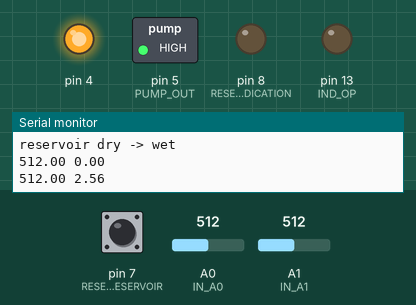
Simulated run of this sketch. Board: Arduino Uno, built with avr-gcc and run on an emulated ATmega328P. On the bench: switched loads named in the sketch (green lamp = pin HIGH), output pins drawn as LEDs (lit = HIGH), the last lines printed to the serial monitor. Inputs (shaded band) come from the test bench; at power-on: pin 7 (RESET_RESERVOIR) LOW, A0 (IN_A0) = 512, A1 (IN_A1) = 512.

Above: at 1.3 s.
1.4 s: pin 7 (RESET_RESERVOIR) pulled HIGH for 0.6 s
At 1.9 s:
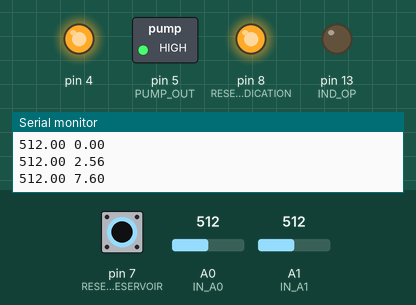
3.5 s: A0 (IN_A0) set to 1023
6.6 s: A1 (IN_A1) set to 900
9.7 s: pin 7 (RESET_RESERVOIR) pulled HIGH for 1 s
At 11.9 s:
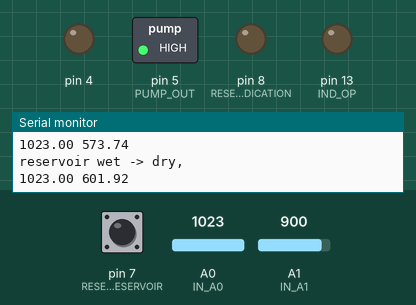
13.0 s: pin 7 (RESET_RESERVOIR) pulled HIGH for 0.6 s
At 13.8 s:
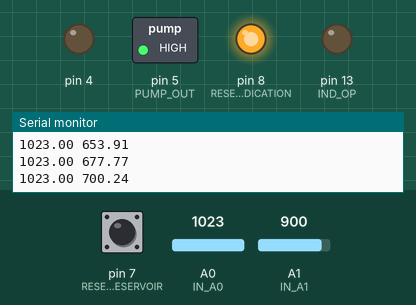
15.5 s: pin 7 (RESET_RESERVOIR) pulled HIGH for 3.2 s
At 19.7 s:
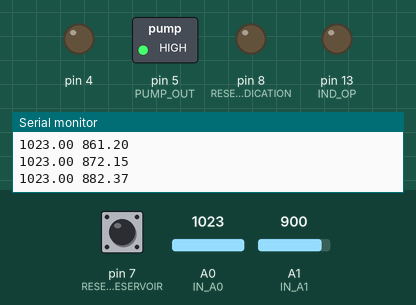
Timing chart, 0 to 21.2 s (numbered marks = the images above; inputs shaded):
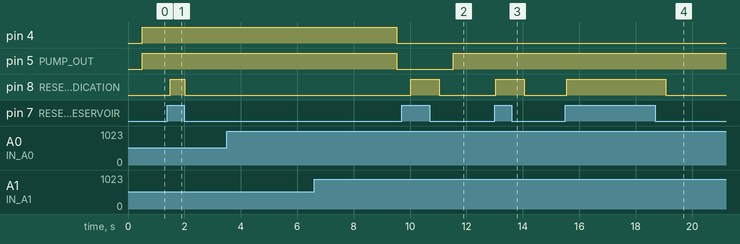

Measured:
- after the input at 1.4 s, pin 8 (RESERVOIR_RESET_INDICATION): LOW → HIGH after 0.10 s, → LOW 0.50 s later
- after the input at 9.7 s, pin 8 (RESERVOIR_RESET_INDICATION): LOW → HIGH after 0.33 s, → LOW 1.0 s later
- after the input at 13.0 s, pin 8 (RESERVOIR_RESET_INDICATION): LOW → HIGH at once, → LOW 1.0 s later
- after the input at 15.5 s, pin 8 (RESERVOIR_RESET_INDICATION): LOW → HIGH after 0.05 s, → LOW 3.5 s later

The sketch:

moisture_sensor_capacitive_kalman_3.ino
```cpp
#include "SensorKalman.h"
#define SENSORPIN A0
#define IND_OP 13
#define SEN_IN 2
#define PUMP_OUT 5
#define RESET_RESERVOIR 7
#define RESERVOIR_RESET_INDICATION 8

const int IN_A0=A0;
const int IN_A1=A1;
const int LIMIT=600;
const int PUMP_RUNS_LIMIT=4;// limit how long the pump runs, until it seems that
//it doesn't change to wet within the lime limit


uint32_t timer=0;
double dt=0;

double value_A0;
double value_A0_raw;
double value_A1;
double value_A1_raw;
//int start_counter;
String prev_status_flower="dry";
String current_status_flower="dry";
String prev_status_reservoir="dry";
String current_status_reservoir="dry";
String constant_dry="dry";
int wet_wait_time=10;
int dry_wait_time=5;
int reset_button_state=0;
int trigger_reset_button_state=0;
int startflag=0;
int wet_count=0;
int flower_dry_count=0;
int pumpRun_count=0;

SensorKalman sensor;

void setup ()
      {
     Serial.begin(115200);
     pinMode(IND_OP, OUTPUT);
     pinMode(4, OUTPUT);
     pinMode(PUMP_OUT, OUTPUT);
     pinMode(RESERVOIR_RESET_INDICATION, OUTPUT);
     pinMode(SEN_IN, INPUT);
     pinMode(RESET_RESERVOIR, INPUT);
     pinMode (IN_A0,INPUT);
     pinMode (IN_A1,INPUT);
     timer=micros(); //update timer
      }

  void loop()
      {
      dt=(double)(micros()-timer)/1000000; //calculate differential
      timer=micros(); //update timer
      value_A0_raw=analogRead(IN_A0);
      value_A0=sensor.getmoisture_1(value_A0_raw, dt);

      delay(500);
      if(value_A0>460){
        current_status_flower="dry";digitalWrite(4,LOW);}
        else{current_status_flower="wet";digitalWrite(4,HIGH);}
      value_A1_raw=analogRead(IN_A1);
      value_A1=sensor.getmoisture_2(value_A1_raw, dt);


     if(value_A1>460){
      current_status_reservoir="dry";}
      else{current_status_reservoir="wet";}
      trigger_reset_button_state=digitalRead(RESET_RESERVOIR);
      if(trigger_reset_button_state==1){digitalWrite(RESERVOIR_RESET_INDICATION,HIGH);}
      else{digitalWrite(RESERVOIR_RESET_INDICATION,LOW);}

      //flower sensor status change detection
      if(prev_status_flower=="dry"&&current_status_flower=="wet"){
        Serial.println("flower dry -> wet ");
        flower_dry_count=0;
        }
      if(prev_status_flower=="wet"&&current_status_flower=="dry"){
        Serial.println("flower wet -> dry, ");}

      //reservoir sensor status change detection
      if(prev_status_reservoir=="dry"&&current_status_reservoir=="wet"){
        Serial.println("reservoir dry -> wet ");
        flower_dry_count=0;
        }
      if(prev_status_reservoir=="wet"&&current_status_reservoir=="dry"){
        Serial.println("reservoir wet -> dry, ");}
  //DECISION
      if((current_status_flower.equals("dry") == 1)&&(current_status_reservoir.equals("wet") == 1&&pumpRun_count<35)){
             digitalWrite(PUMP_OUT, LOW);//valve open
              pumpRun_count++;
        }
     else{digitalWrite(PUMP_OUT, HIGH);pumpRun_count=0;}
/*
    Serial.print(current_status_flower);
    Serial.print(value_A0);

    Serial.print("   ");
    Serial.print(current_status_reservoir);
    Serial.print("   ");
    Serial.print(value_A1);
    Serial.print("   ");
    Serial.print(pumpRun_count);
    Serial.print("   ");
    Serial.println(trigger_reset_button_state);
   */

    prev_status_flower=current_status_flower;
    prev_status_reservoir=current_status_reservoir;


      Serial.print(value_A0_raw);
      Serial.print(' ');
      Serial.println(value_A0);


      }
```

SensorKalman.h
```cpp
#ifndef _Kalman_h
#define _Kalman_h

class SensorKalman {
  public:
    SensorKalman(){
        Q_moisture_1=0.01;
        Q_moisture_2=0.01;
        R_measure=1;

        moisture_1=0; //reset the moisture_1
        moisture_2=0; //reset the moisture_1
        P1=0;  //initial covariance matrix
        P2=0;  //initial covariance matrix
    }
   double getmoisture_1(double newmoisture_1, double dt){
       P1+=Q_moisture_1*dt;  //estimation error covariance
       //Kalman gain
       S1=P1+R_measure;
       K1=P1/S1;
       //Update whith measurement
       y1=newmoisture_1-moisture_1;
       //Calculate moisture
       moisture_1+=K1*y1;
       //Update the error covariance
       P1*=(1-K1);
       return moisture_1;
   };
   double getmoisture_2(double newmoisture_2, double dt){
       P2+=Q_moisture_2*dt;  //estimation error covariance
       //Kalman gain
       S2=P2+R_measure;
       K2=P2/S2;
       //Update whith measurement
       y2=newmoisture_2-moisture_2;
       //Calculate moisture
       moisture_2+=K2*y2;
       //Update the error covariance
       P2*=(1-K2);
       return moisture_2;
   };


   void setmoisture_1(double newmoisture_1){ moisture_1 = newmoisture_1;};
   void setmoisture_2(double newmoisture_2){ moisture_2 = newmoisture_2;};

   double getQmoisture_1(){return Q_moisture_1;};
   double getQmoisture_2(){return Q_moisture_2;};

   void setQmoisture_1(double newQ_moisture_1){Q_moisture_1=newQ_moisture_1;};
   void setQmoisture_2(double newQ_moisture_2){Q_moisture_2=newQ_moisture_2;};

   double getRmeasure(){return R_measure;};
   void setRmeasure(double newR_measure){R_measure=newR_measure;};
  private:
   double Q_moisture_1;
   double Q_moisture_2;
   double R_measure;
   double moisture_1;
   double moisture_2;
   double P1;
   double K1;
   double y1;
   double S1;
   double P2;
   double K2;
   double y2;
   double S2;

};

#endif
```
